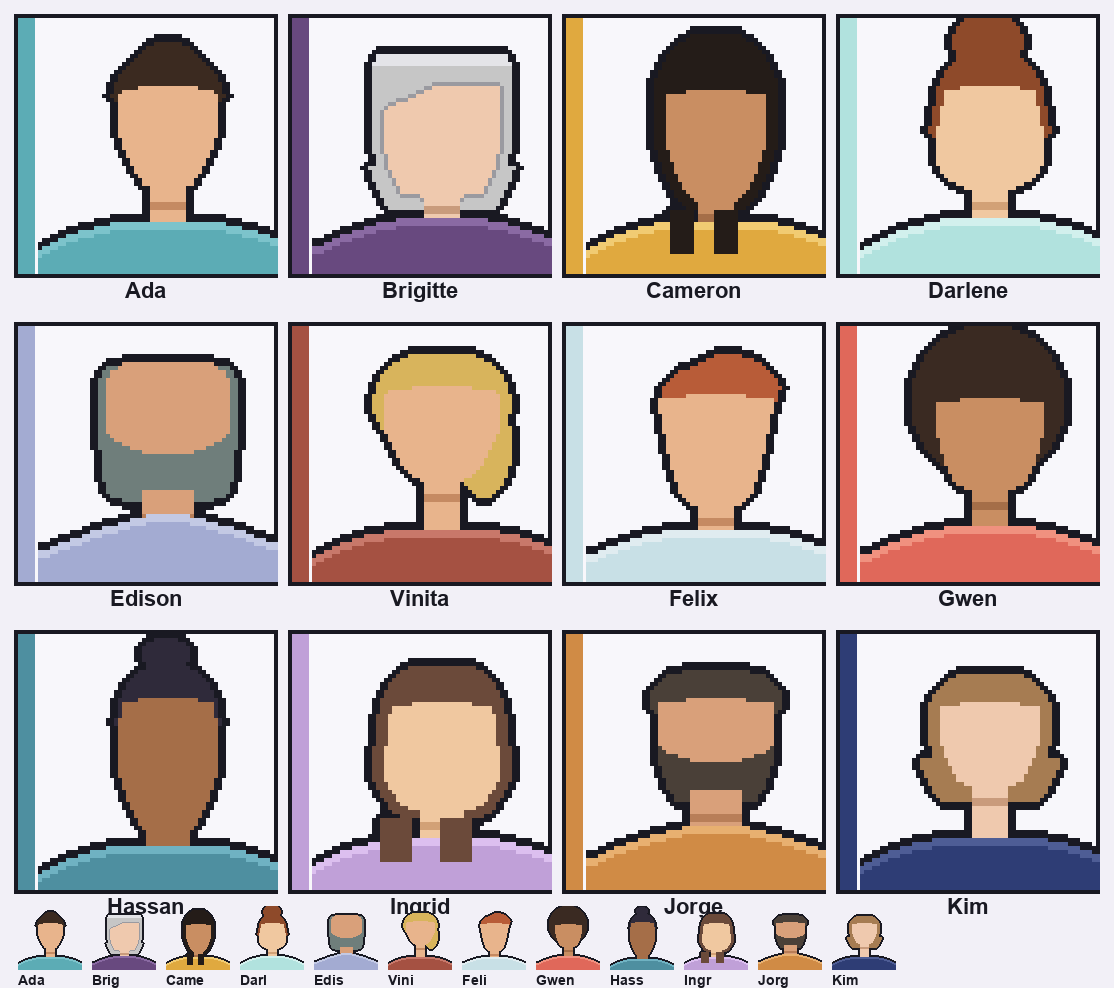

Python code for this plot:
"""Render the suspect roster: 4x grid with name labels, plus a 1x strip.

The 1x row is the real acceptance test -- a roster only works if you can tell
the characters apart at the size a game actually draws them.
"""
import json
import os

from PIL import Image, ImageDraw, ImageFont

ART = os.path.dirname(os.path.abspath(__file__))
AV = os.path.join(ART, "avatars")
Roster = [
    ("ada", "Ada"), ("brigitte", "Brigitte"), ("cameron", "Cameron"),
    ("darlene", "Darlene"), ("edison", "Edison"), ("vinita", "Vinita"),
    ("felix", "Felix"), ("gwen", "Gwen"), ("hassan", "Hassan"),
    ("ingrid", "Ingrid"), ("jorge", "Jorge"), ("kim", "Kim"),
]
PAPER = (242, 240, 247, 255)
INK = (25, 25, 34, 255)
CARD = (248, 247, 251, 255)
COLS, S, GAP = 4, 4, 18


def font(px):
    for path in ("C:/Windows/Fonts/arialbd.ttf", "C:/Windows/Fonts/arial.ttf"):
        try:
            return ImageFont.truetype(path, px)
        except OSError:
            continue
    return ImageFont.load_default()


def primaries():
    """Character primary colours, from the pack manifest.

    The card accent bar used to sample a pixel out of the avatar to guess at
    this; the manifest is now the single source of truth. Falls back to the
    sample only if the pack has not been rendered yet.
    """
    path = os.path.join(ART, os.pardir, "character", "pack.json")
    try:
        with open(path, encoding="utf-8") as fh:
            data = json.load(fh)
        return {c["name"]: c["primary"] for c in data["characters"]}
    except (OSError, ValueError, KeyError):
        return {}


def rgba(h):
    h = h.lstrip("#")
    return tuple(int(h[i:i + 2], 16) for i in (0, 2, 4)) + (255,)


def main():
    cell = 64 * S
    PRI = primaries()
    rows = (len(Roster) + COLS - 1) // COLS
    label_h = 34
    grid_h = rows * (cell + label_h) + GAP
    strip_h = 64 + 2 * GAP
    W = COLS * cell + (COLS + 1) * GAP
    out = Image.new("RGBA", (W, grid_h + strip_h), PAPER)
    draw = ImageDraw.Draw(out)
    big, small = font(22), font(14)

    for i, (slug, name) in enumerate(Roster):
        im = Image.open(os.path.join(AV, f"{slug}_1x.png")).convert("RGBA")
        r, c = divmod(i, COLS)
        x = GAP + c * (cell + GAP)
        y = GAP + r * (cell + label_h + GAP)
        # card plate: the avatar sits in a bordered tile with its own accent bar
        plate = Image.new("RGBA", (cell + 8, cell + 8), INK)
        d = ImageDraw.Draw(plate)
        d.rectangle([4, 4, cell + 3, cell + 3], fill=CARD)
        d.rectangle([4, 4, 20, cell + 3],
                    fill=rgba(PRI[slug]) if slug in PRI else im.getpixel((6, 60)))
        plate.alpha_composite(im.resize((cell, cell), Image.NEAREST), (24, 4))
        out.alpha_composite(plate, (x - 4, y - 4))
        bb = draw.textbbox((0, 0), name, font=big)
        draw.text((x + (cell - bb[2] + bb[0]) // 2, y + cell + 4),
                  name, font=big, fill=INK)

    for i, (slug, name) in enumerate(Roster):
        im = Image.open(os.path.join(AV, f"{slug}_1x.png")).convert("RGBA")
        x = GAP + i * (64 + 10)
        out.alpha_composite(im, (x, grid_h + GAP))
        draw.text((x, grid_h + GAP + 66), name[:4], font=small, fill=INK)

    dest = os.path.join(ART, "roster_preview.png")
    out.save(dest)
    print(f"roster_preview.png {out.size[0]}x{out.size[1]}")


def sheets():
    """Engine-ready strips, written here so they cannot drift from the
    per-character PNGs the review image uses. They once did: the sheets came
    from a throwaway command and kept showing a rejected pass.
    """
    ims = [Image.open(os.path.join(AV, f"{slug}_1x.png")).convert("RGBA")
           for slug, _ in Roster]
    for scale, tag in ((1, "1x"), (4, "4x")):
        cell = 64 * scale
        out = Image.new("RGBA", (cell * len(ims), cell))
        for i, im in enumerate(ims):
            out.alpha_composite(im.resize((cell, cell), Image.NEAREST), (i * cell, 0))
        dest = os.path.join(AV, f"roster_sheet_{tag}.png")
        out.save(dest)
        print(f"avatars/roster_sheet_{tag}.png {out.size[0]}x{out.size[1]}")


if __name__ == "__main__":
    main()
    sheets()
